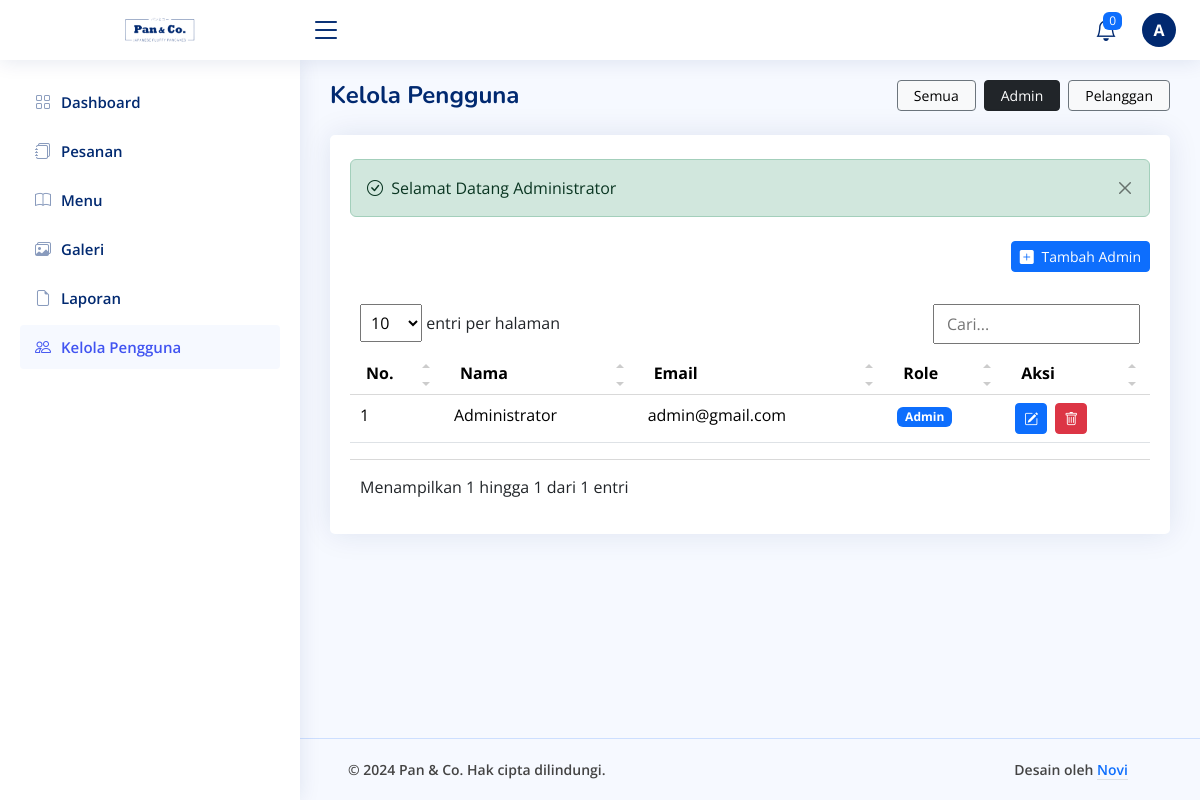
/admin/manage-user/role.php?role=Admin (signed in), run on the app's committed database.
### tables this page shows
CREATE TABLE `users` (
  `id_user` char(13) NOT NULL,
  `nama_lengkap` varchar(100) NOT NULL,
  `email` varchar(100) NOT NULL,
  `password` varchar(100) NOT NULL,
  `level` enum('Admin','User') NOT NULL
);

### config/config.php (called while the page is built, shortened)
<?php
$base_url = 'http://localhost/restaurant';
function base_url($path = '')
{
    global $base_url;
    return rtrim($base_url, '/') . '/' . ltrim($path, '/');
}

### admin/manage-user/role.php (the view, shortened to what this page needs)
<?php
include('../../config/config.php');
$title = 'Kelola Pengguna';
?>
<div class="pagetitle">
    <div class="d-flex justify-content-between align-items-center gap-2 mb-4">
        <h1 class="mb-0 fw-bold"><?= $title ?></h1>
        <div class="d-flex gap-2">
            <a href="<?= base_url('admin/manage-user/show.php'); ?>" class="btn btn-sm px-lg-3 btn-light border-secondary">Semua</a>
            <?php
            $role = $_GET['role'] ?? '';
            $sql_role_user = "SELECT DISTINCT level FROM users ORDER BY level ASC";
            $query_role_user = mysqli_query($koneksi, $sql_role_user);
            while ($data_role_user = mysqli_fetch_array($query_role_user)):
            ?>
                <a href="<?= base_url('admin/manage-user/role.php?role=' . urlencode($data_role_user['level'])); ?>" class="btn btn-sm px-lg-3 <?= ($role === $data_role_user['level']) ? 'btn-dark' : 'btn-light border-secondary'; ?>">
                    <?= ($data_role_user['level'] === 'User') ? 'Pelanggan' : 'Admin'; ?>
                </a>
            <?php endwhile; ?>
        </div>
    </div>
</div>
<section class="section">
    <div class="row">
        <div class="col-lg-12">
            <div class="card">
                <div class="card-body pt-4">
                    <?php include('../components/alerts.php') ?>
                    <?php if ($role == 'Admin'): ?>
                        <div class="d-flex justify-content-end mb-4">
                            <a href="<?= base_url('admin/manage-user/create.php'); ?>" class="btn btn-sm btn-primary">
                                <i class="bi bi-plus-square-fill me-1"></i> Tambah Admin
                            </a>
                        </div>
                    <?php endif ?>
                    <table class="table table-hover datatable">
                        <thead class="table-light">
                            <tr>
                                <th>No.</th>
                                <th>Nama</th>
                                <th>Email</th>
                                <th>Role</th>
                                <th>Aksi</th>
                            </tr>
                        </thead>
                        <tbody>
                            <?php
                            $no = 1;
                            $sql = "SELECT * FROM users WHERE level='$role' ORDER BY nama_lengkap ASC";
                            $query = mysqli_query($koneksi, $sql);
                            while ($data = mysqli_fetch_array($query)) :
                                $role = ($data['level'] === 'User') ? 'Pelanggan' : 'Admin';
                            ?>
                                <tr>
                                    <td><?= $no++ ?></td>
                                    <td><?= $data['nama_lengkap'] ?></td>
                                    <td><?= $data['email'] ?></td>
                                    <td>
                                        <?php if ($data['level'] == 'Admin'): ?>
                                            <span class="badge bg-primary"><?= $role; ?></span>
                                        <?php else: ?>
                                            <span class="badge bg-info"><?= $role ?></span>
                                        <?php endif; ?>
                                    </td>
                                    <td>
                                        <div class="d-flex gap-2">
                                            <?php if ($data['level'] == 'Admin'): ?>
                                                <a href="<?= base_url('admin/manage-user/edit.php?user-id=' . $data['id_user']); ?>" class="btn btn-sm btn-primary">
                                                    <i class="bi bi-pencil-square"></i>
                                                </a>
                                            <?php endif ?>
                                            <button type="button" class="btn btn-sm btn-danger" data-bs-toggle="modal" data-bs-target="#deleteModal<?= $data['id_user']; ?>">
                                                <i class="bi bi-trash"></i>
                                            </button>
                                        </div>
                                    </td>
                                </tr>
                            <?php endwhile ?>
                        </tbody>
                    </table>
                </div>
            </div>
        </div>
    </div>
</section>
<?php
include('../layout.php');
?>

### assets/admin/css/style.css (style rules this page uses)
:root { scroll-behavior: smooth; }
body { font-family: "Open Sans", sans-serif; background: #f6f9ff; color: #444444; }
a { color: #4154f1; text-decoration: none; }
h1, h2, h3, h4, h5, h6 { font-family: "Nunito", sans-serif; }
.pagetitle { margin-bottom: 10px; }
.pagetitle h1 { font-size: 24px; margin-bottom: 0; font-weight: 600; color: #012970; }
.card { margin-bottom: 30px; border: none; border-radius: 5px; box-shadow: 0px 0 30px rgba(1, 41, 112, 0.1); }
.card-body { padding: 0 20px 20px 20px; }
html, body { height: 100%; margin: 0; display: flex; flex-direction: column; }

### data on the page
users: nama_lengkap "Administrator", email "admin@gmail.com", level "Admin"

### other printed values
$jumlah_item "0"
substr($_SESSION['nama_lengkap'], 0, 1) "A"
$title "Kelola Pengguna"
$_SESSION['success'] "Selamat Datang Administrator"
